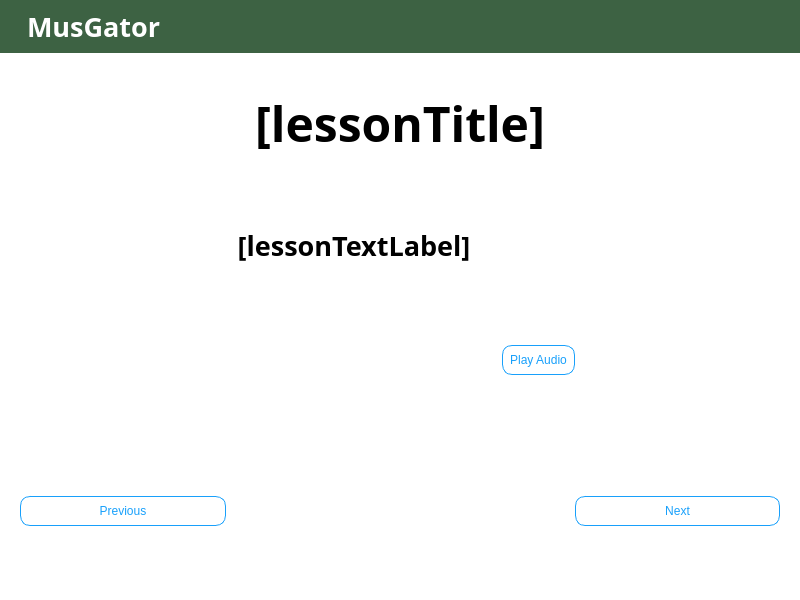
<?xml version="1.0" encoding="UTF-8"?>
<ui version="4.0">
 <class>Learning</class>
 <widget class="QMainWindow" name="Learning">
  <property name="geometry">
   <rect>
    <x>0</x>
    <y>0</y>
    <width>800</width>
    <height>600</height>
   </rect>
  </property>
  <property name="minimumSize">
   <size>
    <width>800</width>
    <height>600</height>
   </size>
  </property>
  <property name="font">
   <font>
    <family>.AppleSystemUIFont</family>
   </font>
  </property>
  <property name="windowTitle">
   <string>Learning</string>
  </property>
  <property name="styleSheet">
   <string notr="true">background-color: rgb(255, 255, 255);</string>
  </property>
  <widget class="QWidget" name="centralwidget">
   <property name="styleSheet">
    <string notr="true">QLabel {
	font: 20pt &quot;Tw Cen MT&quot;;
	font-weight: bold;
}
QTextBrowser {
	font: 12pt &quot;Tw Cen MT&quot;;
	color: rgb(85, 85, 85);
	border: none;
}
QPushButton {
background-color: rgb(255, 255, 255);
border: 1px solid #18A0FB;
border-radius: 10%;
color:#18A0FB;
padding: 7px;
}
QPushButton:hover {
color: rgb(255, 255, 255);
background-color:  #18A0FB;
border: 1px solid #fff;
}</string>
   </property>
   <layout class="QVBoxLayout" name="verticalLayout">
    <property name="spacing">
     <number>0</number>
    </property>
    <property name="leftMargin">
     <number>0</number>
    </property>
    <property name="topMargin">
     <number>0</number>
    </property>
    <property name="rightMargin">
     <number>0</number>
    </property>
    <property name="bottomMargin">
     <number>0</number>
    </property>
    <item>
     <widget class="QWidget" name="banner" native="true">
      <property name="cursor">
       <cursorShape>ArrowCursor</cursorShape>
      </property>
      <property name="styleSheet">
       <string notr="true">background-color:#3d6243;</string>
      </property>
      <layout class="QHBoxLayout" name="bannerLayout">
       <property name="spacing">
        <number>0</number>
       </property>
       <property name="leftMargin">
        <number>8</number>
       </property>
       <property name="topMargin">
        <number>8</number>
       </property>
       <property name="rightMargin">
        <number>8</number>
       </property>
       <property name="bottomMargin">
        <number>8</number>
       </property>
       <item>
        <layout class="QHBoxLayout" name="horizontalLayout">
         <property name="topMargin">
          <number>0</number>
         </property>
         <item>
          <widget class="QLabel" name="label_2">
           <property name="maximumSize">
            <size>
             <width>40</width>
             <height>40</height>
            </size>
           </property>
           <property name="text">
            <string/>
           </property>
           <property name="pixmap">
            <pixmap>:/banner/banner.png</pixmap>
           </property>
           <property name="scaledContents">
            <bool>true</bool>
           </property>
          </widget>
         </item>
         <item>
          <widget class="QLabel" name="label">
           <property name="font">
            <font>
             <family>Tw Cen MT</family>
             <pointsize>20</pointsize>
             <italic>false</italic>
             <bold>true</bold>
             <stylestrategy>PreferAntialias</stylestrategy>
            </font>
           </property>
           <property name="styleSheet">
            <string notr="true">color: #fff;
padding-left:4px;</string>
           </property>
           <property name="text">
            <string>MusGator</string>
           </property>
          </widget>
         </item>
         <item>
          <spacer name="horizontalSpacer">
           <property name="orientation">
            <enum>Qt::Horizontal</enum>
           </property>
           <property name="sizeHint" stdset="0">
            <size>
             <width>40</width>
             <height>20</height>
            </size>
           </property>
          </spacer>
         </item>
        </layout>
       </item>
      </layout>
     </widget>
    </item>
    <item>
     <layout class="QVBoxLayout" name="layout" stretch="0,0">
      <property name="sizeConstraint">
       <enum>QLayout::SetMinimumSize</enum>
      </property>
      <property name="leftMargin">
       <number>20</number>
      </property>
      <property name="topMargin">
       <number>20</number>
      </property>
      <property name="rightMargin">
       <number>20</number>
      </property>
      <property name="bottomMargin">
       <number>20</number>
      </property>
      <item>
       <layout class="QHBoxLayout" name="topLayout" stretch="0,0,0">
        <property name="bottomMargin">
         <number>0</number>
        </property>
        <item>
         <spacer name="horizontalSpacer_3">
          <property name="orientation">
           <enum>Qt::Horizontal</enum>
          </property>
          <property name="sizeHint" stdset="0">
           <size>
            <width>40</width>
            <height>20</height>
           </size>
          </property>
         </spacer>
        </item>
        <item>
         <widget class="QLabel" name="lessonTitle">
          <property name="sizePolicy">
           <sizepolicy hsizetype="Minimum" vsizetype="Minimum">
            <horstretch>0</horstretch>
            <verstretch>0</verstretch>
           </sizepolicy>
          </property>
          <property name="minimumSize">
           <size>
            <width>0</width>
            <height>100</height>
           </size>
          </property>
          <property name="font">
           <font>
            <family>Tw Cen MT</family>
            <pointsize>36</pointsize>
            <italic>false</italic>
            <bold>false</bold>
            <stylestrategy>PreferAntialias</stylestrategy>
           </font>
          </property>
          <property name="styleSheet">
           <string notr="true">color: rgb(0, 0, 0);
font: 36pt &quot;Tw Cen MT&quot;;</string>
          </property>
          <property name="text">
           <string>[lessonTitle]</string>
          </property>
          <property name="alignment">
           <set>Qt::AlignCenter</set>
          </property>
          <property name="wordWrap">
           <bool>false</bool>
          </property>
          <property name="margin">
           <number>0</number>
          </property>
         </widget>
        </item>
        <item>
         <spacer name="horizontalSpacer_4">
          <property name="orientation">
           <enum>Qt::Horizontal</enum>
          </property>
          <property name="sizeHint" stdset="0">
           <size>
            <width>40</width>
            <height>20</height>
           </size>
          </property>
         </spacer>
        </item>
       </layout>
      </item>
      <item>
       <layout class="QGridLayout" name="gridLayout">
        <item row="3" column="4">
         <spacer name="horizontalSpacer2">
          <property name="orientation">
           <enum>Qt::Horizontal</enum>
          </property>
          <property name="sizeType">
           <enum>QSizePolicy::Minimum</enum>
          </property>
          <property name="sizeHint" stdset="0">
           <size>
            <width>10</width>
            <height>10</height>
           </size>
          </property>
         </spacer>
        </item>
        <item row="1" column="1">
         <widget class="QLabel" name="lessonTextLabel">
          <property name="font">
           <font>
            <family>Tw Cen MT</family>
            <pointsize>20</pointsize>
            <italic>false</italic>
            <bold>true</bold>
           </font>
          </property>
          <property name="text">
           <string>[lessonTextLabel]</string>
          </property>
          <property name="alignment">
           <set>Qt::AlignCenter</set>
          </property>
         </widget>
        </item>
        <item row="3" column="1">
         <widget class="QGraphicsView" name="lessonImage">
          <property name="styleSheet">
           <string notr="true">border: none;</string>
          </property>
         </widget>
        </item>
        <item row="5" column="0">
         <widget class="QPushButton" name="previousButton">
          <property name="styleSheet">
           <string notr="true">margin-top: 20px;</string>
          </property>
          <property name="text">
           <string>Previous</string>
          </property>
         </widget>
        </item>
        <item row="5" column="4">
         <widget class="QPushButton" name="nextButton">
          <property name="styleSheet">
           <string notr="true">margin-top: 20px;</string>
          </property>
          <property name="text">
           <string>Next</string>
          </property>
         </widget>
        </item>
        <item row="4" column="0">
         <spacer name="horizontalSpacer_2">
          <property name="orientation">
           <enum>Qt::Horizontal</enum>
          </property>
          <property name="sizeHint" stdset="0">
           <size>
            <width>40</width>
            <height>20</height>
           </size>
          </property>
         </spacer>
        </item>
        <item row="4" column="4">
         <spacer name="horizontalSpacer_5">
          <property name="orientation">
           <enum>Qt::Horizontal</enum>
          </property>
          <property name="sizeHint" stdset="0">
           <size>
            <width>40</width>
            <height>20</height>
           </size>
          </property>
         </spacer>
        </item>
        <item row="6" column="2">
         <spacer name="verticalSpacer3">
          <property name="orientation">
           <enum>Qt::Vertical</enum>
          </property>
          <property name="sizeType">
           <enum>QSizePolicy::MinimumExpanding</enum>
          </property>
          <property name="sizeHint" stdset="0">
           <size>
            <width>20</width>
            <height>5</height>
           </size>
          </property>
         </spacer>
        </item>
        <item row="3" column="0">
         <spacer name="horizontalSpacer1">
          <property name="orientation">
           <enum>Qt::Horizontal</enum>
          </property>
          <property name="sizeType">
           <enum>QSizePolicy::Minimum</enum>
          </property>
          <property name="sizeHint" stdset="0">
           <size>
            <width>10</width>
            <height>10</height>
           </size>
          </property>
         </spacer>
        </item>
        <item row="0" column="2">
         <spacer name="verticalSpacer1">
          <property name="orientation">
           <enum>Qt::Vertical</enum>
          </property>
          <property name="sizeType">
           <enum>QSizePolicy::MinimumExpanding</enum>
          </property>
          <property name="sizeHint" stdset="0">
           <size>
            <width>20</width>
            <height>5</height>
           </size>
          </property>
         </spacer>
        </item>
        <item row="3" column="3">
         <widget class="QPushButton" name="playAudioButton">
          <property name="text">
           <string>Play Audio</string>
          </property>
         </widget>
        </item>
       </layout>
      </item>
     </layout>
    </item>
   </layout>
  </widget>
 </widget>
 <resources>
  <include location="banner/banner.qrc"/>
 </resources>
 <connections/>
</ui>
